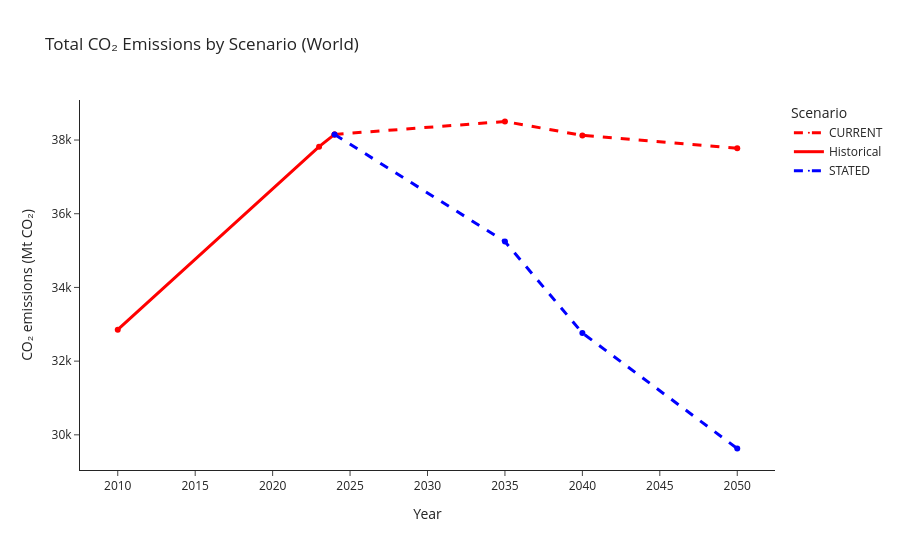

This figure's notebook cell:
### Code cell
fig = go.Figure()

# Style map
style_map = {
    "Historical": dict(color="red", dash="solid"),
    "CURRENT":    dict(color="red", dash="dash"),
    "STATED":     dict(color="blue", dash="dash"),
    # "NZE":        dict(color="green", dash="dash"),
}
df_states = df.iloc[0:11]
for scenario, sub in df_states.groupby("Scenario"):
    fig.add_trace(
        go.Scatter(
            x=sub["Year"],
            y=sub["Total CO2"],
            mode="lines+markers",
            name=scenario,
            line=dict(
                color=style_map[scenario]["color"],
                dash=style_map[scenario]["dash"],
                width=3
            ),
            marker=dict(size=0),
        )
    )

fig.update_layout(
    title="Total CO₂ Emissions by Scenario (World)",
    xaxis_title="Year",
    yaxis_title="CO₂ emissions (Mt CO₂)",
    legend_title="Scenario",
    template="simple_white",
)

fig.update_layout(
    width=900,    # pixels
    height=550    # pixels
)


fig.show()

### Figure 1 — Plotly figure (JSON) as saved in the notebook; plotly's stock layout.template omitted (floating-point values rounded to 4 significant figures)
{"data": [{"line": {"color": "red", "dash": "dash", "width": 3}, "marker": {"size": 0}, "mode": "lines+markers", "name": "CURRENT", "type": "scatter", "x": [2024, 2035, 2040, 2050], "y": [38153, 38503, 38126, 37779]}, {"line": {"color": "red", "dash": "solid", "width": 3}, "marker": {"size": 0}, "mode": "lines+markers", "name": "Historical", "type": "scatter", "x": [2010, 2023, 2024], "y": [32854, 37820, 38153]}, {"line": {"color": "blue", "dash": "dash", "width": 3}, "marker": {"size": 0}, "mode": "lines+markers", "name": "STATED", "type": "scatter", "x": [2024, 2035, 2040, 2050], "y": [38153, 35244, 32764, 29629]}], "layout": {"height": 550, "legend": {"title": {"text": "Scenario"}}, "title": {"text": "Total CO₂ Emissions by Scenario (World)"}, "width": 900, "xaxis": {"title": {"text": "Year"}}, "yaxis": {"title": {"text": "CO₂ emissions (Mt CO₂)"}}}}
